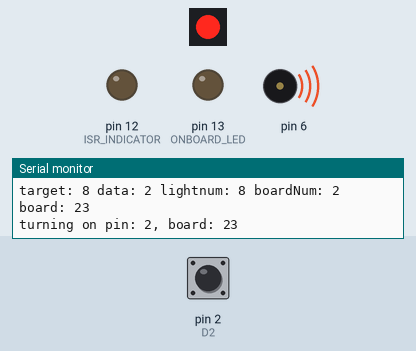
Simulated run of this sketch. Board: Arduino Uno, built with avr-gcc and run on an emulated ATmega328P. On the bench: 1 port-expander outputs drawn as a row of LEDs (first output left, lit = HIGH), output pins drawn as LEDs (lit = HIGH), buzzer (waves = sounding), the last lines printed to the serial monitor. Wiring (inferred from the names in the program): MCP23017 port expander at I2C address 0x20; MCP23017 port expander at I2C address 0x21; MCP23017 port expander at I2C address 0x23. Wiring (inferred from the signals the program sends): row of LEDs: on Q9. The test bench sets the inputs (shaded band); at power-on: pin 2 (D2) HIGH. Random numbers use the default seed unless the sketch sets one.

Above: at 0.34 s.
1.3 s: pin 2 (D2) pulled LOW for 0.15 s
At 1.9 s:
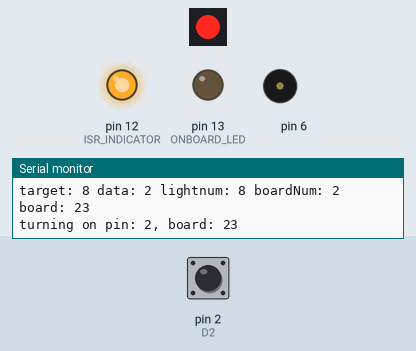
At 9.1 s:
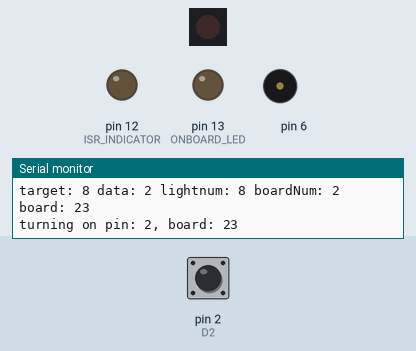
Timing chart, 0 to 9.5 s (numbered marks = the images above; inputs shaded):
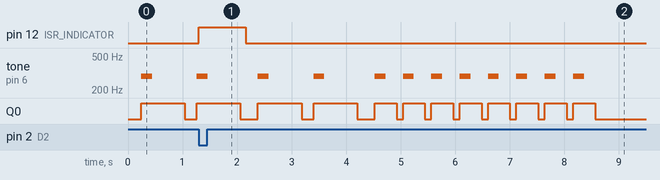

Measured:
- after the input at 1.3 s, pin 12 (ISR_INDICATOR): LOW → HIGH at once, → LOW 0.86 s later

The sketch:

lightboard_05.ino
```cpp
// pins 15~17 to GND, I2C bus address is 0x20
#include "Wire.h"

// MCP23017 registers (everything except direction defaults to 0)

#define IODIRA   0x00   // IO direction  (0 = output, 1 = input (Default))
#define IODIRB   0x01
#define IOPOLA   0x02   // IO polarity   (0 = normal, 1 = inverse)
#define IOPOLB   0x03
#define GPINTENA 0x04   // Interrupt on change (0 = disable, 1 = enable)
#define GPINTENB 0x05
#define DEFVALA  0x06   // Default comparison for interrupt on change (interrupts on opposite)
#define DEFVALB  0x07
#define INTCONA  0x08   // Interrupt control (0 = interrupt on change from previous, 1 = interrupt on change from DEFVAL)
#define INTCONB  0x09
#define IOCON    0x0A   // IO Configuration: bank/mirror/seqop/disslw/haen/odr/intpol/notimp
#define GPPUA    0x0C   // Pull-up resistor (0 = disabled, 1 = enabled)
#define GPPUB    0x0D
#define INFTFA   0x0E   // Interrupt flag (read only) : (0 = no interrupt, 1 = pin caused interrupt)
#define INFTFB   0x0F
#define INTCAPA  0x10   // Interrupt capture (read only) : value of GPIO at time of last interrupt
#define INTCAPB  0x11
#define GPIOA    0x12   // Port value. Write to change, read to obtain value
#define GPIOB    0x13
#define OLLATA   0x14   // Output latch. Write to latch output.
#define OLLATB   0x15


#define POWINT_1 = 0x01;
#define POWINT_2 = 0x02;
#define POWINT_3 = 0x04;
//other

#define ISR_INDICATOR 12  // pin 12
#define ONBOARD_LED 13    // pin 13
#define D2 2

#define NUMBOARDS 3
#define LIGHTS_PER_BOARD  3

volatile bool buttonPressed;
unsigned long time = 0;
unsigned int buttonValue = 0;
int target = 0;
int solved = 0;
int boardAddrs[NUMBOARDS] = {0x20, 0x21, 0x23};
//int boardAddrs[NUMBOARDS] = {0x23};

int lightNumToPin(int lightNum) {
  int pin = lightNum - 1;
  pin = pin % LIGHTS_PER_BOARD;
  return (0x01 << pin);
}

int lightNumToBoardIndex(int lightNum) {
  if(lightNum <= 0 || lightNum > (NUMBOARDS * LIGHTS_PER_BOARD)) {
    Serial.print("ERROR: lightNum was: ");
    Serial.print(lightNum);
    Serial.println(" returning index: 0");
    return 0;
  }


  return ((lightNum - 1) / LIGHTS_PER_BOARD);
}

int lightNumToBoardAddr(int lightNum ) {
  int board = -1;
  int data = lightNumToBoardIndex(lightNum);
  if(data >= 0) {
    board = boardAddrs[data];
    Serial.print("target: ");
    Serial.print(target);
    Serial.print(" data: ");
    Serial.print(data);
    Serial.print(" lightnum: ");
    Serial.print(lightNum);
    Serial.print(" boardNum: ");
    Serial.print(data, HEX);
    Serial.print(" board: ");
    Serial.println(board, HEX);
  }

  return board;

}

//addr = i2c address of the mcp23017 as defined by pins 15, 16, and 17
//reg = register bytes (see register definitions above)
//data = byte of data to send to the register
void expanderWrite(const byte addr, const byte reg, const byte data) {
  Wire.beginTransmission(addr);
  Wire.write(reg);
  Wire.write(data);
  Wire.endTransmission();
}

// read a byte from the expander
unsigned int expanderRead (const byte addr, const byte reg)
{
  Wire.beginTransmission (addr);
  Wire.write (reg);
  Wire.endTransmission ();
  Wire.requestFrom ((int) addr, (int) 1);
  return Wire.read();
} // end of expanderRead


void initBoard(int boardAddr) {

  // set I/O pins to outputs
  expanderWrite(boardAddr, IODIRA, 0xFF); // IODIRA, all port A to inputs (8 inputs)
  expanderWrite(boardAddr, IODIRB, 0x00); // IODIRB, all port B to outputs (8 outputs)
  expanderWrite(boardAddr, IOCON, 0b01000000);  //mirror interrupts
  expanderWrite(boardAddr, GPPUA, 0xFF); //enable pull-up resistors on all port A pins
  expanderWrite(boardAddr, GPINTENA, 0xFF); //enable interrupts on port A pins
  expanderWrite(boardAddr, IOPOLA, 0xFF); //invert port A polarity so 1 = pressed
  expanderWrite(boardAddr, GPIOB, 0x00);
  expanderRead(boardAddr, INTCAPA); //read from port A interrupt capture port to clear it

}

void setup() {
  Serial.begin(9600);

  randomSeed(analogRead(0));
  target = random(1, 10);

  Serial.println("setup init");
  Serial.print("target: ");
  Serial.println(target);

  pinMode (ISR_INDICATOR, OUTPUT);  // for testing (ISR indicator)
  pinMode (ONBOARD_LED, OUTPUT);  // for onboard LED
  pinMode(D2, INPUT);
  digitalWrite(2, HIGH);
  digitalWrite (ONBOARD_LED, LOW);  //

  buttonPressed = false;

  Wire.begin(); // wake up I2C bus
  Serial.println("woke up I2C bus");

  for(int i=0; i<NUMBOARDS; i++) {
    initBoard(boardAddrs[i]);
  }

  Serial.println("about to attach interrupt");
  // pin 19 of MCP23017 is plugged into D2 of the Arduino which is interrupt 0
  attachInterrupt(0, buttonpress, FALLING);

  interrupts();
  Serial.println("setup complete");
  Serial.println();
}

// interrupt service routine, called when pin D2 goes from 1 to 0
void buttonpress () {
  digitalWrite (ISR_INDICATOR, HIGH);  // debugging
  buttonPressed = true;   // set flag so main loop knows
}  // end of keypress

// called from main loop when we know we had an interrupt
void handleButtonPress () {

  Serial.println("Handling button Press");
  delay (100);  // de-bounce before we re-enable interrupts
  buttonPressed = false;  // ready for next time through the interrupt service routine
  digitalWrite (ISR_INDICATOR, LOW);  // debugging


  //TODO: need to capture the state of all boards
  unsigned int boardInterrupts[NUMBOARDS]  = {0x00};
  for(unsigned int i=0; i<NUMBOARDS; i++) {
    // Read port values, as required. Note that this re-arms the interrupts.
    if (expanderRead(boardAddrs[i], INFTFA)) {
      boardInterrupts[i] &= 0xFF00;
      boardInterrupts[i] |= expanderRead (boardAddrs[i], INTCAPA);        // port A is in low-order byte
    } else {
      boardInterrupts[i] = 0x00;
    }
  }

  int targetBoard = lightNumToBoardIndex(target);
  if(boardInterrupts[targetBoard]) {
    time = millis ();  // remember when
    if(boardInterrupts[targetBoard] == lightNumToPin(target)) {
        Serial.println("Target!");
        solved = 1;
    }
  }  // end if

  Serial.print("button value: ");
  Serial.print(boardInterrupts[targetBoard]);
  Serial.print(" target value: ");
  Serial.println(lightNumToPin(target));

}  // end of handleKeypress


void loop() {


  int i, oldTarget;

  if(solved == 1) {
    solved = 0;
  }

  oldTarget = target;
  while (oldTarget == target) {
    target = random(1, 10);
  }

  for(i=0; i<4; i++) {

     checkButton();

    if(solved == 1) {
      Serial.println("Solved!");
      break;
    }

    delay(200);
    on(target, 6);
    checkButton();

    delay(800);
    off(6);
  }

  delay(200);

  for(i=0; i<8; i++) {

    checkButton();

    if(solved == 1) {
      Serial.println("Solved!");
      break;
    }

    delay(100);
    on(target, 6);
    checkButton();

    delay(400);
    off(6);

  }


  delay(1200);

}

void on(int lightNum, int soundPin) {

    int pin = lightNumToPin(target);
    int boardAddr = lightNumToBoardAddr(target);
    Serial.print("turning on pin: ");
    Serial.print(pin, HEX);
    Serial.print(", board: ");
    Serial.println(boardAddr, HEX);
    Wire.beginTransmission(boardAddr);
    Wire.write(GPIOB); // GPIOB
    Wire.write(pin); // port B (all)
    Wire.endTransmission();

    // play a note on pin 6 for 200 ms:
    tone(soundPin, 290, 200);

}

void off(int soundPin) {

  // play a note on pin 6 for 200 ms:
    noTone(soundPin);

    for(unsigned int i=0; i<NUMBOARDS; i++) {
      Wire.beginTransmission(boardAddrs[i]);
      Wire.write(GPIOB); // GPIOB
      Wire.write(0x00); // port B
      Wire.endTransmission();
    }

}

void checkButton() {

  // was there an interrupt?
  if (buttonPressed) {
    handleButtonPress ();
  }
}
```
